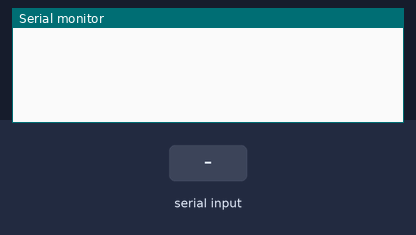
This sketch was run on a simulated Arduino Uno, built with avr-gcc and run on an emulated ATmega328P. Parts: the last lines printed to the serial monitor. Inputs (shaded band) come from the test bench. Random numbers use the default seed unless the sketch sets one; the modem accepts every AT command (registered, SIM ready, sends succeed) and sends nothing else.

Above: at 1.3 s.
1.4 s: "s" received over Serial
At 2.1 s:
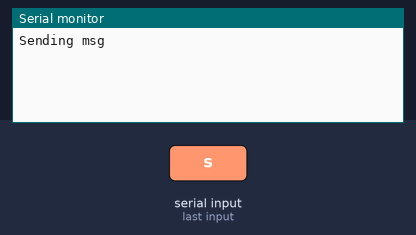
4.4 s: "s" received over the second serial link
At 5.7 s:
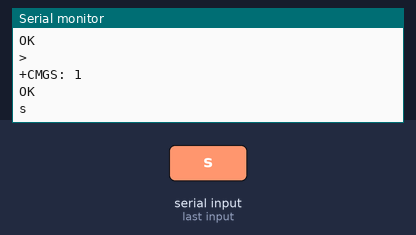
6.0 s: "r" received over Serial
At 6.8 s:
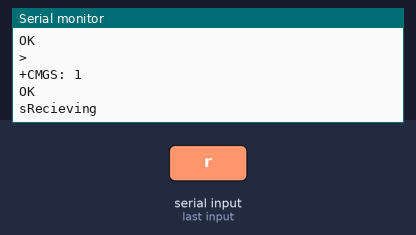
7.5 s: "r" received over the second serial link
At 7.9 s:
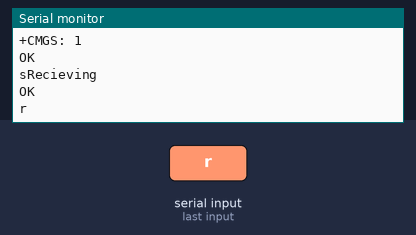

The sketch:

GSM_Send_Receive_1.ino
```cpp
//CODE

#include <SoftwareSerial.h>
SoftwareSerial mySerial(9, 10);
long randNumber;
void setup()
{
  mySerial.begin(9600);   // Setting the baud rate of GSM Module
  Serial.begin(9600);    // Setting the baud rate of Serial Monitor (Arduino)
  delay(100);
}
void loop()
{
  randNumber = random(1111, 9999);
  if (Serial.available() > 0)
    switch (Serial.read())
    {
      case 's':
        SendMessage();
        break;
      case 'r':
        RecieveMessage();
        break;
    }
  if (mySerial.available() > 0)
    Serial.write(mySerial.read());
}
void SendMessage()
{
  Serial.println("Sending msg");
  mySerial.println("AT+CMGF=1");    //Sets the GSM Module in Text Mode
  delay(1000);  // Delay of 1000 milli seconds or 1 second
  mySerial.println("AT+CMGS=\"+91x\"\r"); // Replace x with mobile number
  delay(1000);
  Serial.println(randNumber);
  mySerial.println(randNumber);// The SMS text you want to send
  delay(100);
  mySerial.println((char)26);// ASCII code of CTRL+Z
  delay(1000);
}
void RecieveMessage()
{
  Serial.println("Recieving");
  mySerial.println("AT+CNMI=2,2,0,0,0"); // AT Command to recieve a live SMS
  delay(1000);
}
```

Measured:
- after the input at 1.4 s, the serial monitor: prints a new line at once (image 1)
- after the input at 4.4 s, the serial monitor: prints a new line after 0.17 s (image 2)
- after the input at 6.0 s, the serial monitor: prints a new line at once (image 3)
- after the input at 7.5 s, the serial monitor: prints a new line at once (image 4)
